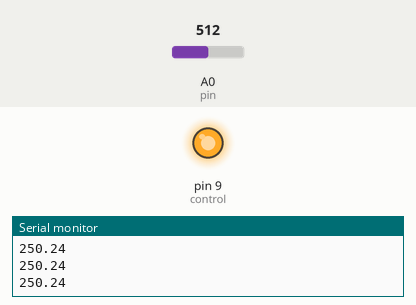
This sketch was run on a simulated Arduino Uno, built with avr-gcc and run on an emulated ATmega328P. Shown: output pins drawn as LEDs (lit = HIGH), the last lines printed to the serial monitor. The test bench sets the inputs (shaded band); at power-on: A0 (pin) = 512.

Above: at 1.2 s.
1.3 s: A0 (pin) set to 63
2.8 s: A0 (pin) set to 53
At 3.8 s:
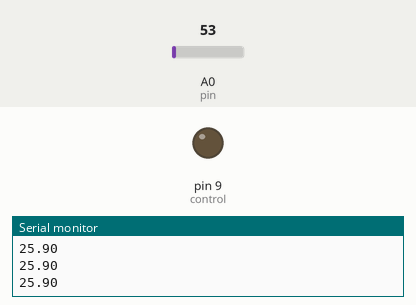
4.3 s: A0 (pin) set to 122
At 5.2 s:
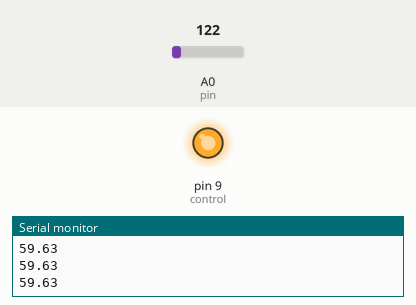
5.9 s: A0 (pin) set to 18
At 6.6 s:
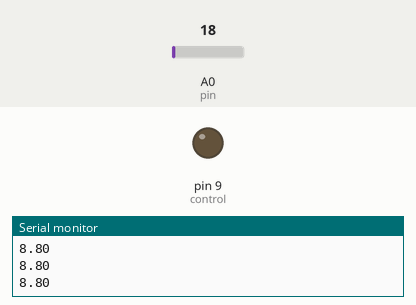
Timing chart, 0 to 8.5 s (numbered marks = the images above; inputs shaded):
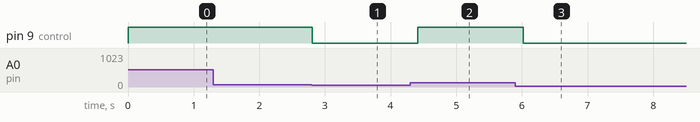

The sketch:

lm35.ino
```cpp
int pin = A0 ;              // Este pin lee la temperatura
int umbral = 28 ;            // Indica la temperatura en la que enciende el ventilador
const int control = 9 ;    // Controla el ventilador

void setup()
{
    Serial.begin(115200);
    pinMode(control, OUTPUT) ;
}

void loop()
{
    int lectura = analogRead(pin);
    float voltaje = (5.0 * lectura) /1023; // Atencion aqui
    float temp = voltaje * 100;
    Serial.println(temp) ;
    if (temp >= umbral)
        digitalWrite(control, HIGH);
    else
       digitalWrite(control, LOW);

    delay(200);
}

// https://youtu.be/rEBT9evGeFY
// https://www.carrod.mx/products/practica-sensor-de-temperatura-y-ventilador
```

Measured:
- the behaviour switches between 58 and 57 on A0 (pin) (found by bisection; images 0 and 1)
- after the input at 2.8 s, pin 9 (control): HIGH → LOW at once
- after the input at 4.3 s, pin 9 (control): LOW → HIGH after 0.11 s
- after the input at 5.9 s, pin 9 (control): HIGH → LOW after 0.12 s
